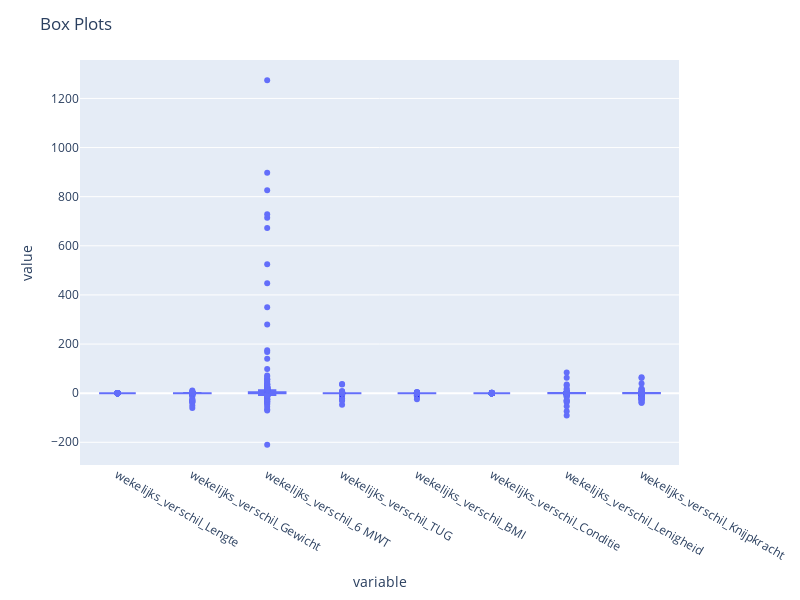

Source (notebook cell):
### Markdown cell above
Identify outliers

### Code cell
# Remove rows insane values since this messes the plot
df_fitheids_scan = df_fitheids_scan[df_fitheids_scan['wekelijks_verschil_Lenigheid'] <= 3000]

# Create box plots for each column
fig = px.box(df_fitheids_scan, y=['wekelijks_verschil_Lengte', 'wekelijks_verschil_Gewicht',
               'wekelijks_verschil_6 MWT', 'wekelijks_verschil_TUG',
               'wekelijks_verschil_BMI', 'wekelijks_verschil_Conditie',
               'wekelijks_verschil_Lenigheid', 'wekelijks_verschil_Knijpkracht'], facet_col_wrap=4)

# Update the layout and show the figure
fig.update_layout(height=600, width=800, title_text="Box Plots")
fig.show()

### Figure 1 — Plotly figure (JSON) as saved in the notebook; plotly's stock layout.template omitted (floating-point values rounded to 4 significant figures; data arrays with more than 128 entries replaced by an {"elided": "..."} marker saying what was removed)
{"data": [{"alignmentgroup": "True", "hovertemplate": "variable=%{x}<br>value=%{y}<extra></extra>", "legendgroup": "", "marker": {"color": "#636efa"}, "name": "", "notched": false, "offsetgroup": "", "orientation": "v", "showlegend": false, "type": "box", "x": {"elided": "8256 str values"}, "x0": " ", "xaxis": "x", "y": {"elided": "8256 float values"}, "y0": " ", "yaxis": "y"}], "layout": {"boxmode": "group", "height": 600, "legend": {"tracegroupgap": 0}, "margin": {"t": 60}, "title": {"text": "Box Plots"}, "width": 800, "xaxis": {"anchor": "y", "domain": [0, 1], "title": {"text": "variable"}}, "yaxis": {"anchor": "x", "domain": [0, 1], "title": {"text": "value"}}}}
